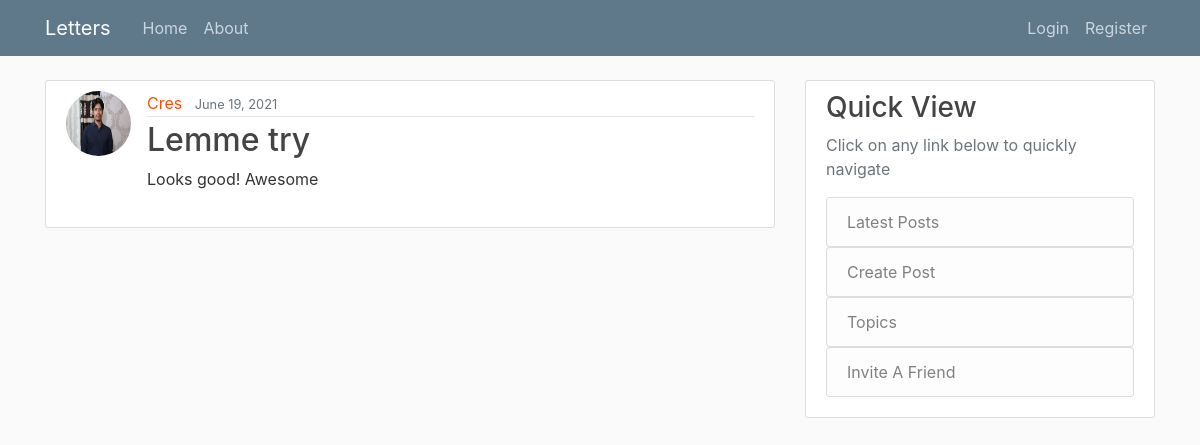
The page /post/19/ on the database as committed earlier.
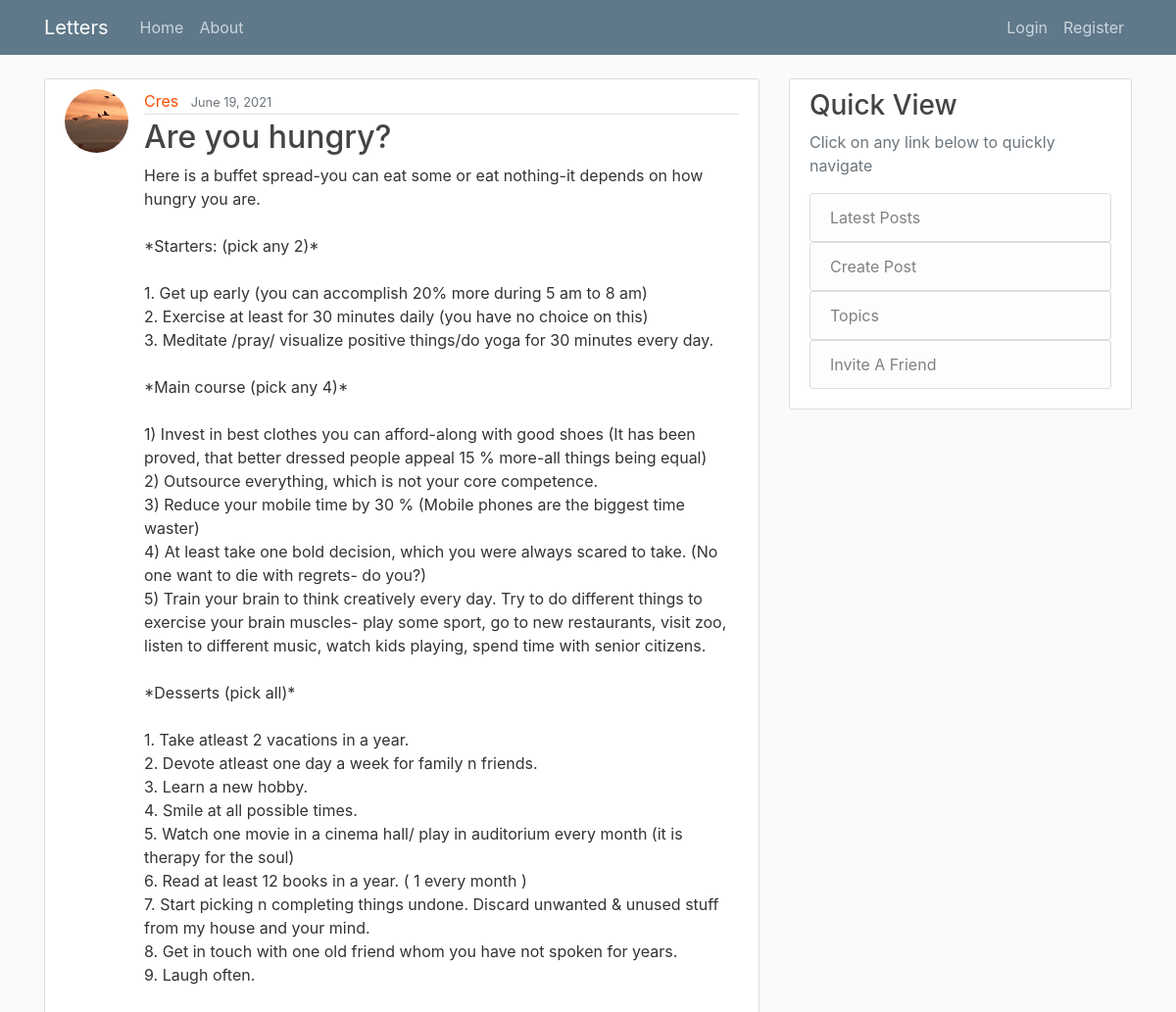
The same page on the database as committed later.
### blog/models.py (models this page shows, shortened)
class Post(models.Model):
    title = models.CharField(max_length=100)
    content = models.TextField()
    date_posted = models.DateTimeField(default=timezone.now)
    author = models.ForeignKey(User, on_delete=models.CASCADE)

### users/models.py (models this page shows, shortened)
class Profile(models.Model):
    user = models.OneToOneField(User, on_delete=models.CASCADE)
    image = models.ImageField(default='default.jpg', upload_to='profile_pics')
    dob = models.CharField(default='', max_length=10, null=True)
    first_name = models.TextField(default='')
    last_name = models.TextField(default='')

### blog/views.py (the view)
# urls.py: path('post/<int:pk>/', PostDetailView.as_view(), name='post-detail'),
class PostDetailView(DetailView):
    model = Post

### blog/templates/blog/post_detail.html (shortened to what this page needs)
{% extends "blog/base.html" %}
    {% block content %}
    <article class='media content-section'>
        <a href="{% url 'profile' %}"><img class="rounded-circle article-img" src="{{ object.author.profile.image.url }}"></a>
        <div class="media-body">
            <div class="article-metadata">
                <a class="mr-2" href="{% url 'user-posts' object.author.username %}">{{ object.author }}</a>
                <small class="text-muted">{{ object.date_posted|date:'F d, Y' }}</small>
            </div>
        <h2 class="article-title">{{ object.title }}</h2>
        <p class="article-content">{{ object.content }}</p>
        </div>
    </article>
    {% endblock content %}

Rows that differ between the two databases and show on the page:
changed Post "Cres": author.profile.image: a different picture; title "Lemme try" → "Are you hungry?"; content "Looks good! Awesome" → "Here is a buffet spread-you can eat some or eat nothing-it depends on how hungry you are. *Starters: (pick any 2)* 1. Get up early (you can accomplish 20% more during 5 am to 8 am) 2. Exercise at least for 30 minutes daily (you have no choice on this) 3. Meditate /pray/ visualize positive things/do yoga for 30 minutes every day. *Main course (pick any 4)* 1) Invest in best clothes you can afford-along with good shoes (It has been proved, that better dressed people appeal 15 % more-all things being equal) 2) Outsource everything, which is not your core competence. 3) Reduce your mobile time by 30 % (Mobile phones are the biggest time waster) 4) At least take one bold decision, which you were…"
